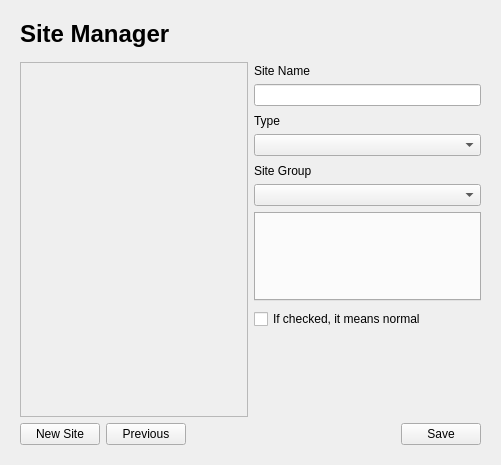
<?xml version="1.0" encoding="UTF-8"?>
<ui version="4.0">
 <class>NewProjectTwoWidget</class>
 <widget class="QWidget" name="NewProjectTwoWidget">
  <property name="geometry">
   <rect>
    <x>0</x>
    <y>0</y>
    <width>501</width>
    <height>465</height>
   </rect>
  </property>
  <property name="windowTitle">
   <string>Form</string>
  </property>
  <layout class="QVBoxLayout" name="verticalLayout_4">
   <property name="leftMargin">
    <number>20</number>
   </property>
   <property name="topMargin">
    <number>20</number>
   </property>
   <property name="rightMargin">
    <number>20</number>
   </property>
   <property name="bottomMargin">
    <number>20</number>
   </property>
   <item>
    <widget class="QLabel" name="label">
     <property name="font">
      <font>
       <pointsize>18</pointsize>
       <bold>true</bold>
      </font>
     </property>
     <property name="text">
      <string>Site Manager</string>
     </property>
    </widget>
   </item>
   <item>
    <spacer name="verticalSpacer_3">
     <property name="orientation">
      <enum>Qt::Vertical</enum>
     </property>
     <property name="sizeType">
      <enum>QSizePolicy::Fixed</enum>
     </property>
     <property name="sizeHint" stdset="0">
      <size>
       <width>20</width>
       <height>8</height>
      </size>
     </property>
    </spacer>
   </item>
   <item>
    <layout class="QHBoxLayout" name="horizontalLayout_4">
     <item>
      <layout class="QVBoxLayout" name="verticalLayout" stretch="0">
       <item>
        <widget class="ady::ListView" name="listView">
         <property name="maximumSize">
          <size>
           <width>260</width>
           <height>16777215</height>
          </size>
         </property>
         <property name="widgetResizable">
          <bool>true</bool>
         </property>
         <widget class="QWidget" name="scrollAreaWidgetContents">
          <property name="geometry">
           <rect>
            <x>0</x>
            <y>0</y>
            <width>223</width>
            <height>338</height>
           </rect>
          </property>
         </widget>
        </widget>
       </item>
      </layout>
     </item>
     <item>
      <layout class="QVBoxLayout" name="verticalLayout_2">
       <property name="spacing">
        <number>6</number>
       </property>
       <item>
        <spacer name="verticalSpacer_6">
         <property name="orientation">
          <enum>Qt::Vertical</enum>
         </property>
         <property name="sizeType">
          <enum>QSizePolicy::Fixed</enum>
         </property>
         <property name="sizeHint" stdset="0">
          <size>
           <width>20</width>
           <height>2</height>
          </size>
         </property>
        </spacer>
       </item>
       <item>
        <widget class="QLabel" name="label_2">
         <property name="text">
          <string>Site Name</string>
         </property>
        </widget>
       </item>
       <item>
        <widget class="QLineEdit" name="name"/>
       </item>
       <item>
        <spacer name="verticalSpacer_2">
         <property name="orientation">
          <enum>Qt::Vertical</enum>
         </property>
         <property name="sizeType">
          <enum>QSizePolicy::Fixed</enum>
         </property>
         <property name="sizeHint" stdset="0">
          <size>
           <width>20</width>
           <height>2</height>
          </size>
         </property>
        </spacer>
       </item>
       <item>
        <widget class="QLabel" name="label_4">
         <property name="text">
          <string>Type</string>
         </property>
        </widget>
       </item>
       <item>
        <widget class="QComboBox" name="type"/>
       </item>
       <item>
        <spacer name="verticalSpacer_5">
         <property name="orientation">
          <enum>Qt::Vertical</enum>
         </property>
         <property name="sizeType">
          <enum>QSizePolicy::Fixed</enum>
         </property>
         <property name="sizeHint" stdset="0">
          <size>
           <width>20</width>
           <height>2</height>
          </size>
         </property>
        </spacer>
       </item>
       <item>
        <widget class="QLabel" name="label_3">
         <property name="text">
          <string>Site Group</string>
         </property>
        </widget>
       </item>
       <item>
        <widget class="QComboBox" name="group"/>
       </item>
       <item>
        <widget class="QTabWidget" name="tabWidget">
         <property name="tabPosition">
          <enum>QTabWidget::North</enum>
         </property>
        </widget>
       </item>
       <item>
        <spacer name="verticalSpacer_4">
         <property name="orientation">
          <enum>Qt::Vertical</enum>
         </property>
         <property name="sizeType">
          <enum>QSizePolicy::Fixed</enum>
         </property>
         <property name="sizeHint" stdset="0">
          <size>
           <width>20</width>
           <height>2</height>
          </size>
         </property>
        </spacer>
       </item>
       <item>
        <widget class="QCheckBox" name="status">
         <property name="text">
          <string>If checked, it means normal</string>
         </property>
        </widget>
       </item>
       <item>
        <spacer name="verticalSpacer">
         <property name="orientation">
          <enum>Qt::Vertical</enum>
         </property>
         <property name="sizeHint" stdset="0">
          <size>
           <width>20</width>
           <height>40</height>
          </size>
         </property>
        </spacer>
       </item>
      </layout>
     </item>
    </layout>
   </item>
   <item>
    <layout class="QHBoxLayout" name="horizontalLayout_5">
     <item>
      <widget class="QPushButton" name="newSite">
       <property name="text">
        <string>New Site</string>
       </property>
      </widget>
     </item>
     <item>
      <widget class="QPushButton" name="previous">
       <property name="text">
        <string>Previous</string>
       </property>
      </widget>
     </item>
     <item>
      <spacer name="horizontalSpacer">
       <property name="orientation">
        <enum>Qt::Horizontal</enum>
       </property>
       <property name="sizeHint" stdset="0">
        <size>
         <width>40</width>
         <height>20</height>
        </size>
       </property>
      </spacer>
     </item>
     <item>
      <widget class="QPushButton" name="save">
       <property name="text">
        <string>Save</string>
       </property>
      </widget>
     </item>
    </layout>
   </item>
  </layout>
 </widget>
 <customwidgets>
  <customwidget>
   <class>ady::ListView</class>
   <extends>QScrollArea</extends>
   <header>components/listview/listview.h</header>
   <container>1</container>
  </customwidget>
 </customwidgets>
 <resources/>
 <connections/>
</ui>
